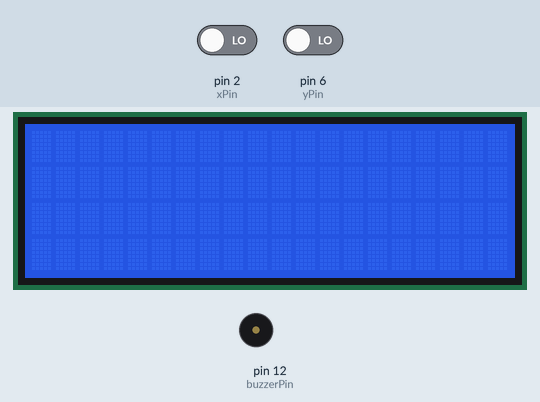
Simulated run of this sketch. Board: Arduino Uno, built with avr-gcc and run on an emulated ATmega328P. Parts: 20×4 character LCD, buzzer (waves = sounding). Inputs (shaded band) come from the test bench; at power-on: pin 2 (xPin) LOW, pin 6 (yPin) LOW.

Above: at 1.2 s.
1.3 s: pin 2 (xPin) driven HIGH
At 2.4 s:
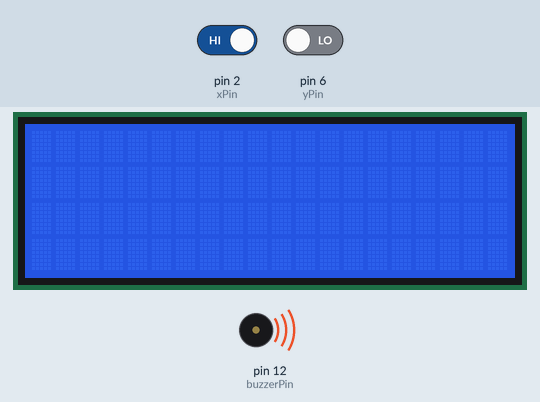
2.8 s: pin 6 (yPin) driven HIGH
At 3.1 s:
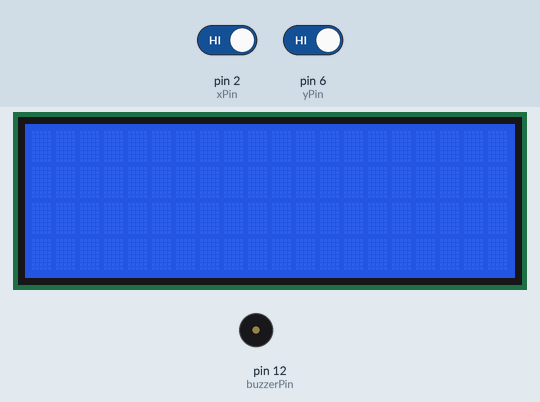
4.3 s: pin 6 (yPin) driven LOW
At 5.5 s:
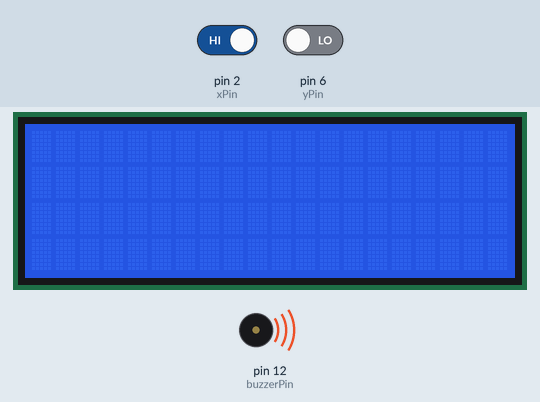
Timing chart, 0 to 7.3 s (numbered marks = the images above; inputs shaded):
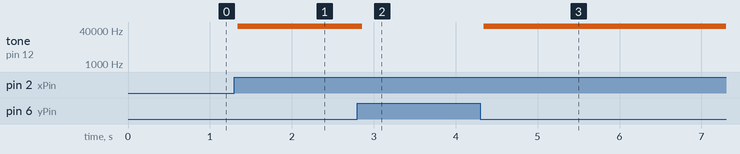

Measured:
- after the input at 1.3 s, tone on pin 12 (buzzerPin): silent → 59701 Hz at once
- after the input at 2.8 s, tone on pin 12 (buzzerPin): 59701 Hz → silent after 0.06 s
- after the input at 4.3 s, tone on pin 12 (buzzerPin): silent → 59701 Hz at once

The sketch:

joygame.ino
```cpp
#include <LiquidCrystal_I2C.h>

LiquidCrystal_I2C lcd(0x27, 2, 1, 0, 4, 5, 6, 7, 3, POSITIVE);
int xPin = 2;
int yPin = 6;
int swPin = 8;
int buzzerPin = 12;


void setup() {
  // put your setup code here, to run once:
  lcd.begin(20,4);
  pinMode(yPin, INPUT);
  pinMode(xPin, INPUT);
  pinMode(buzzerPin, OUTPUT);

}

void loop() {
  // put your main code here, to run repeatedly:
  //digitalWrite(buzzerPin, HIGH);
  if(digitalRead(yPin) == HIGH)
  {
    digitalWrite(buzzerPin, HIGH);
  }
  else
  {
    digitalWrite(buzzerPin, LOW);
  }

  //============================
  if(digitalRead(xPin) == HIGH)
  {
    digitalWrite(buzzerPin, HIGH);
  }
  else
  {
    digitalWrite(buzzerPin, LOW);
  }


}
```
